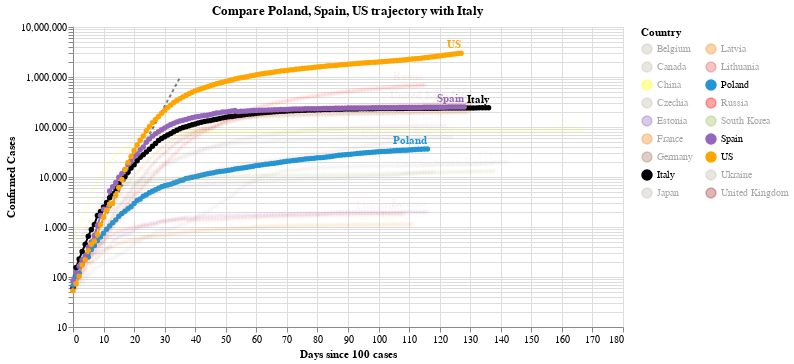

This figure's notebook cell:
### Code cell
#hide_input
chart2 = make_since_chart(dff2, ['Poland', 'Spain', 'US'], baseline_countries)
chart2

### Figure 1 — Vega-Lite specification as saved in the notebook (floating-point values rounded to 4 significant figures; data arrays with more than 128 entries replaced by an {"elided": "..."} marker saying what was removed)
{"config": {"view": {"continuousWidth": 400, "continuousHeight": 300}}, "layer": [{"data": {"name": "data-628230001892d6798b50651be41d1b3e"}, "mark": {"type": "line", "color": "black", "opacity": 0.5, "strokeDash": [3, 3]}, "encoding": {"x": {"type": "quantitative", "field": "Days since 100 cases"}, "y": {"type": "quantitative", "field": "Confirmed Cases"}}}, {"data": {"name": "data-40358f9ec2ab332e88cde947100679f0"}, "mark": {"type": "line", "point": true}, "encoding": {"color": {"type": "nominal", "field": "Country", "legend": {"columns": 2}, "scale": {"domain": ["Belgium", "Canada", "China", "Czechia", "Estonia", "France", "Germany", "Italy", "Japan", "Latvia", "Lithuania", "Poland", "Russia", "South Korea", "Spain", "US", "Ukraine", "United Kingdom"], "range": ["#C1B7AD", "#C1B7AD", "yellow", "#C1B7AD", "#9467bd", "#F58518", "#9D755D", "black", "#C1B7AD", "#F58518", "#E45756", "#2495D3", "red", "#A1BA59", "#9467bd", "orange", "#C1B7AD", "brown"]}}, "opacity": {"condition": {"value": 1, "selection": "selector004"}, "value": 0.05}, "tooltip": [{"type": "nominal", "field": "Country"}, {"type": "temporal", "field": "Date"}, {"type": "quantitative", "field": "Confirmed Cases"}, {"type": "quantitative", "field": "Days since 100 cases"}], "x": {"type": "quantitative", "field": "Days since 100 cases"}, "y": {"type": "quantitative", "field": "Confirmed Cases", "scale": {"type": "log"}}}, "selection": {"selector004": {"type": "multi", "fields": ["Country"], "bind": "legend", "init": [{"Country": "Poland"}, {"Country": "Spain"}, {"Country": "US"}, {"Country": "Italy"}]}}, "width": 550}, {"data": {"name": "data-40358f9ec2ab332e88cde947100679f0"}, "mark": {"type": "text", "align": "right", "dy": -8, "fontWeight": "bold"}, "encoding": {"color": {"type": "nominal", "field": "Country", "legend": {"columns": 2}, "scale": {"domain": ["Belgium", "Canada", "China", "Czechia", "Estonia", "France", "Germany", "Italy", "Japan", "Latvia", "Lithuania", "Poland", "Russia", "South Korea", "Spain", "US", "Ukraine", "United Kingdom"], "range": ["#C1B7AD", "#C1B7AD", "yellow", "#C1B7AD", "#9467bd", "#F58518", "#9D755D", "black", "#C1B7AD", "#F58518", "#E45756", "#2495D3", "red", "#A1BA59", "#9467bd", "orange", "#C1B7AD", "brown"]}}, "opacity": {"condition": {"value": 1, "selection": "selector004"}, "value": 0.05}, "text": {"type": "nominal", "field": "Country"}, "tooltip": [{"type": "nominal", "field": "Country"}, {"type": "temporal", "field": "Date"}, {"type": "quantitative", "field": "Confirmed Cases"}, {"type": "quantitative", "field": "Days since 100 cases"}], "x": {"type": "quantitative", "field": "Days since 100 cases"}, "y": {"type": "quantitative", "field": "Confirmed Cases", "scale": {"type": "log"}}}, "transform": [{"filter": "(datum['Date'] >= 1594080000000)"}], "width": 550}], "title": "Compare Poland, Spain, US trajectory with Italy", "$schema": "https://vega.github.io/schema/vega-lite/v4.0.2.json", "datasets": {"data-628230001892d6798b50651be41d1b3e": [{"Days since 100 cases": 0, "Confirmed Cases": 100.0}, {"Days since 100 cases": 1, "Confirmed Cases": 130.0}, {"Days since 100 cases": 2, "Confirmed Cases": 169.0}, {"Days since 100 cases": 3, "Confirmed Cases": 219.7}, {"Days since 100 cases": 4, "Confirmed Cases": 285.6}, {"Days since 100 cases": 5, "Confirmed Cases": 371.3}, {"Days since 100 cases": 6, "Confirmed Cases": 482.7}, {"Days since 100 cases": 7, "Confirmed Cases": 627.5}, {"Days since 100 cases": 8, "Confirmed Cases": 815.7}, {"Days since 100 cases": 9, "Confirmed Cases": 1060.0}, {"Days since 100 cases": 10, "Confirmed Cases": 1379.0}, {"Days since 100 cases": 11, "Confirmed Cases": 1792.0}, {"Days since 100 cases": 12, "Confirmed Cases": 2330.0}, {"Days since 100 cases": 13, "Confirmed Cases": 3029.0}, {"Days since 100 cases": 14, "Confirmed Cases": 3937.0}, {"Days since 100 cases": 15, "Confirmed Cases": 5119.0}, {"Days since 100 cases": 16, "Confirmed Cases": 6654.0}, {"Days since 100 cases": 17, "Confirmed Cases": 8650.0}, {"Days since 100 cases": 18, "Confirmed Cases": 11250.0}, {"Days since 100 cases": 19, "Confirmed Cases": 14620.0}, {"Days since 100 cases": 20, "Confirmed Cases": 19000.0}, {"Days since 100 cases": 21, "Confirmed Cases": 24710.0}, {"Days since 100 cases": 22, "Confirmed Cases": 32120.0}, {"Days since 100 cases": 23, "Confirmed Cases": 41750.0}, {"Days since 100 cases": 24, "Confirmed Cases": 54280.0}, {"Days since 100 cases": 25, "Confirmed Cases": 70560.0}, {"Days since 100 cases": 26, "Confirmed Cases": 91730.0}, {"Days since 100 cases": 27, "Confirmed Cases": 119300.0}, {"Days since 100 cases": 28, "Confirmed Cases": 155000.0}, {"Days since 100 cases": 29, "Confirmed Cases": 201500.0}, {"Days since 100 cases": 30, "Confirmed Cases": 262000.0}, {"Days since 100 cases": 31, "Confirmed Cases": 340600.0}, {"Days since 100 cases": 32, "Confirmed Cases": 442800.0}, {"Days since 100 cases": 33, "Confirmed Cases": 575600.0}, {"Days since 100 cases": 34, "Confirmed Cases": 748300.0}, {"Days since 100 cases": 35, "Confirmed Cases": 972800.0}], "data-40358f9ec2ab332e88cde947100679f0": {"elided": "2282 records"}}}
